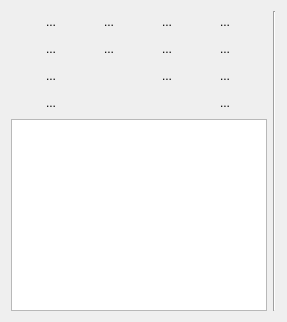
      <widget class="QWidget" name="horizontalLayoutWidget_2">
       <layout class="QHBoxLayout" name="horizontalLayout_5">
        <item>
         <layout class="QVBoxLayout" name="verticalLayout_4">
          <property name="sizeConstraint">
           <enum>QLayout::SetDefaultConstraint</enum>
          </property>
          <property name="leftMargin">
           <number>0</number>
          </property>
          <property name="topMargin">
           <number>0</number>
          </property>
          <property name="rightMargin">
           <number>0</number>
          </property>
          <property name="bottomMargin">
           <number>0</number>
          </property>
          <item>
           <layout class="QGridLayout" name="gridLayout_4">
            <property name="sizeConstraint">
             <enum>QLayout::SetDefaultConstraint</enum>
            </property>
            <property name="leftMargin">
             <number>0</number>
            </property>
            <property name="topMargin">
             <number>0</number>
            </property>
            <property name="rightMargin">
             <number>0</number>
            </property>
            <property name="bottomMargin">
             <number>0</number>
            </property>
            <item row="0" column="1">
             <widget class="QToolButton" name="toolBtnAddPattern">
              <property name="text">
               <string>...</string>
              </property>
              <property name="iconSize">
               <size>
                <width>32</width>
                <height>32</height>
               </size>
              </property>
              <property name="autoRaise">
               <bool>true</bool>
              </property>
             </widget>
            </item>
            <item row="2" column="2">
             <widget class="QToolButton" name="toolBtnUp">
              <property name="text">
               <string>...</string>
              </property>
              <property name="iconSize">
               <size>
                <width>32</width>
                <height>32</height>
               </size>
              </property>
              <property name="autoRaise">
               <bool>true</bool>
              </property>
             </widget>
            </item>
            <item row="2" column="3">
             <widget class="QToolButton" name="toolBtnDown">
              <property name="text">
               <string>...</string>
              </property>
              <property name="iconSize">
               <size>
                <width>32</width>
                <height>32</height>
               </size>
              </property>
              <property name="autoRaise">
               <bool>true</bool>
              </property>
             </widget>
            </item>
            <item row="0" column="2">
             <widget class="QToolButton" name="toolBtnImport">
              <property name="text">
               <string>...</string>
              </property>
              <property name="iconSize">
               <size>
                <width>32</width>
                <height>32</height>
               </size>
              </property>
              <property name="autoRaise">
               <bool>true</bool>
              </property>
             </widget>
            </item>
            <item row="1" column="2">
             <widget class="QToolButton" name="toolBtnPaste">
              <property name="text">
               <string>...</string>
              </property>
              <property name="iconSize">
               <size>
                <width>32</width>
                <height>32</height>
               </size>
              </property>
              <property name="autoRaise">
               <bool>true</bool>
              </property>
             </widget>
            </item>
            <item row="0" column="3">
             <widget class="QToolButton" name="toolBtnExport">
              <property name="text">
               <string>...</string>
              </property>
              <property name="iconSize">
               <size>
                <width>32</width>
                <height>32</height>
               </size>
              </property>
              <property name="autoRaise">
               <bool>true</bool>
              </property>
             </widget>
            </item>
            <item row="0" column="0">
             <widget class="QToolButton" name="toolBtnAddGroup">
              <property name="text">
               <string>...</string>
              </property>
              <property name="iconSize">
               <size>
                <width>32</width>
                <height>32</height>
               </size>
              </property>
              <property name="popupMode">
               <enum>QToolButton::DelayedPopup</enum>
              </property>
              <property name="autoRaise">
               <bool>true</bool>
              </property>
             </widget>
            </item>
            <item row="1" column="3">
             <widget class="QToolButton" name="toolBtnDelete">
              <property name="text">
               <string>...</string>
              </property>
              <property name="iconSize">
               <size>
                <width>32</width>
                <height>32</height>
               </size>
              </property>
              <property name="autoRaise">
               <bool>true</bool>
              </property>
             </widget>
            </item>
            <item row="2" column="0">
             <widget class="QToolButton" name="toolBtnRename">
              <property name="text">
               <string>...</string>
              </property>
              <property name="iconSize">
               <size>
                <width>32</width>
                <height>32</height>
               </size>
              </property>
              <property name="autoRaise">
               <bool>true</bool>
              </property>
             </widget>
            </item>
            <item row="1" column="0">
             <widget class="QToolButton" name="toolBtnCut">
              <property name="text">
               <string>...</string>
              </property>
              <property name="iconSize">
               <size>
                <width>32</width>
                <height>32</height>
               </size>
              </property>
              <property name="autoRaise">
               <bool>true</bool>
              </property>
             </widget>
            </item>
            <item row="1" column="1">
             <widget class="QToolButton" name="toolBtnCopy">
              <property name="text">
               <string>...</string>
              </property>
              <property name="iconSize">
               <size>
                <width>32</width>
                <height>32</height>
               </size>
              </property>
              <property name="autoRaise">
               <bool>true</bool>
              </property>
             </widget>
            </item>
            <item row="3" column="0">
             <widget class="QToolButton" name="toolBtnAsRoot">
              <property name="text">
               <string>...</string>
              </property>
              <property name="iconSize">
               <size>
                <width>32</width>
                <height>32</height>
               </size>
              </property>
              <property name="autoRaise">
               <bool>true</bool>
              </property>
             </widget>
            </item>
            <item row="3" column="3">
             <widget class="QToolButton" name="toolBtnClear">
              <property name="text">
               <string>...</string>
              </property>
              <property name="iconSize">
               <size>
                <width>32</width>
                <height>32</height>
               </size>
              </property>
              <property name="autoRaise">
               <bool>true</bool>
              </property>
             </widget>
            </item>
           </layout>
          </item>
          <item>
           <widget class="DeselectableTreeView" name="treeView">
            <property name="enabled">
             <bool>true</bool>
            </property>
            <property name="sizePolicy">
             <sizepolicy hsizetype="Minimum" vsizetype="Expanding">
              <horstretch>0</horstretch>
              <verstretch>0</verstretch>
             </sizepolicy>
            </property>
            <property name="minimumSize">
             <size>
              <width>100</width>
              <height>0</height>
             </size>
            </property>
            <property name="maximumSize">
             <size>
              <width>16777215</width>
              <height>16777215</height>
             </size>
            </property>
            <property name="sizeIncrement">
             <size>
              <width>0</width>
              <height>0</height>
             </size>
            </property>
            <property name="baseSize">
             <size>
              <width>0</width>
              <height>0</height>
             </size>
            </property>
           </widget>
          </item>
         </layout>
        </item>
        <item>
         <widget class="Line" name="line">
          <property name="orientation">
           <enum>Qt::Vertical</enum>
          </property>
         </widget>
        </item>
       </layout>
      </widget>
